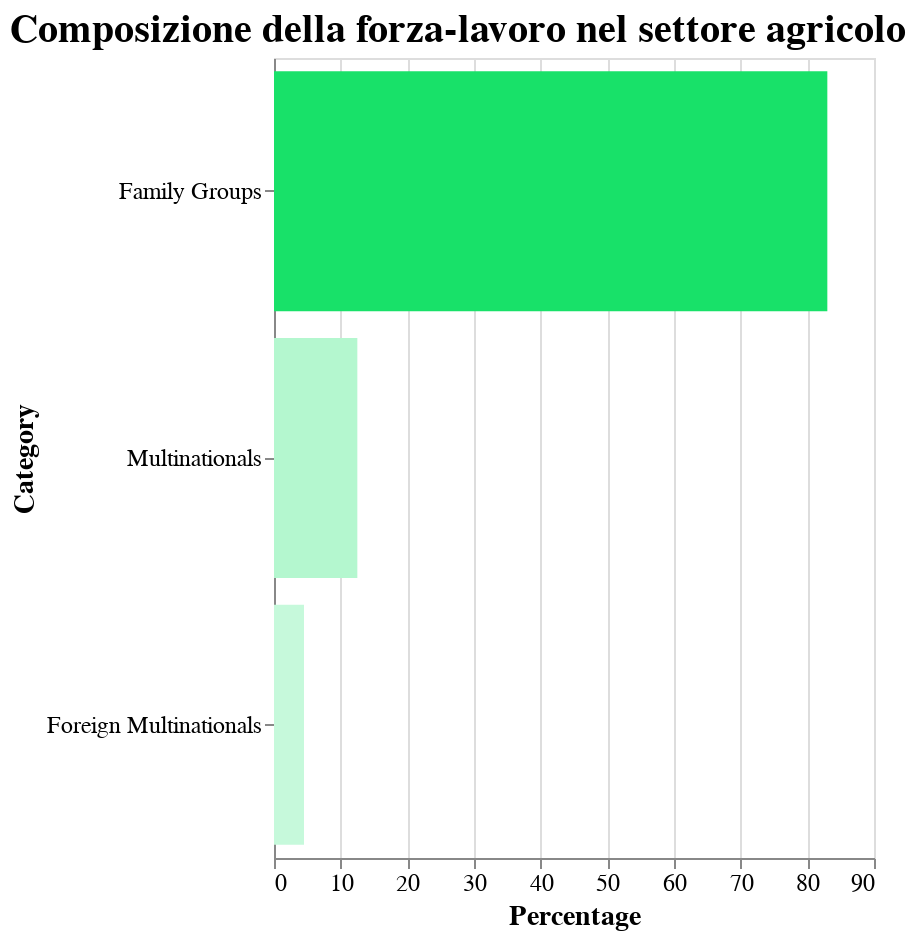

Notebook source saved alongside this figure:
### Code cell
## TIPOLOGIA DI COMPAGNIA AGRICOLA

divisione_tipo = pd.DataFrame({
    'Category': ['Family Groups', 'Multinationals', 'Foreign Multinationals'],
    'Percentage': [83, 12.5, 4.5]
})

# Define custom color mapping
color_scale = alt.Scale(
    #domain=['Family >= 50%', 'Family only', 'Non-family'],
    domain=['Family Groups', 'Multinationals', 'Foreign Multinationals'],
    range=['#18E169', '#70F0A4', '#AEF6CB']
)

chart = alt.Chart(divisione_tipo).mark_bar().encode(
    y=alt.Y('Category', title='Category', sort='-x'),
    x=alt.X('Percentage', title='Percentage'),
    color=alt.Color('Percentage', scale=alt.Scale(scheme=["#c6f9db", "#18E169"], interpolate="hsl"), legend=None),
    # color=alt.Color('Category', scale=color_scale, legend=None),
    tooltip=[
        alt.Tooltip("Percentage:Q", title="Percentage")
    ]
).properties(
    title='Composizione della forza-lavoro nel settore agricolo',
    width="container",
    height=400
)

chart.display()

### Figure 1 — Vega-Lite specification as saved in the notebook (floating-point values rounded to 4 significant figures)
{"config": {"background": "transparent", "title": {"fontSize": 20, "anchor": "start", "color": "black"}, "axis": {"labelFontSize": 12, "titleFontSize": 14}}, "data": {"name": "data-e4f67804991f971aeaa3aa73fd12c919"}, "mark": {"type": "bar"}, "encoding": {"color": {"field": "Percentage", "legend": null, "scale": {"interpolate": "hsl", "scheme": ["#c6f9db", "#18E169"]}, "type": "quantitative"}, "tooltip": [{"field": "Percentage", "title": "Percentage", "type": "quantitative"}], "x": {"field": "Percentage", "title": "Percentage", "type": "quantitative"}, "y": {"field": "Category", "sort": "-x", "title": "Category", "type": "nominal"}}, "height": 400, "title": "Composizione della forza-lavoro nel settore agricolo", "width": "container", "$schema": "https://vega.github.io/schema/vega-lite/v5.17.0.json", "datasets": {"data-e4f67804991f971aeaa3aa73fd12c919": [{"Category": "Family Groups", "Percentage": 83.0}, {"Category": "Multinationals", "Percentage": 12.5}, {"Category": "Foreign Multinationals", "Percentage": 4.5}]}}
